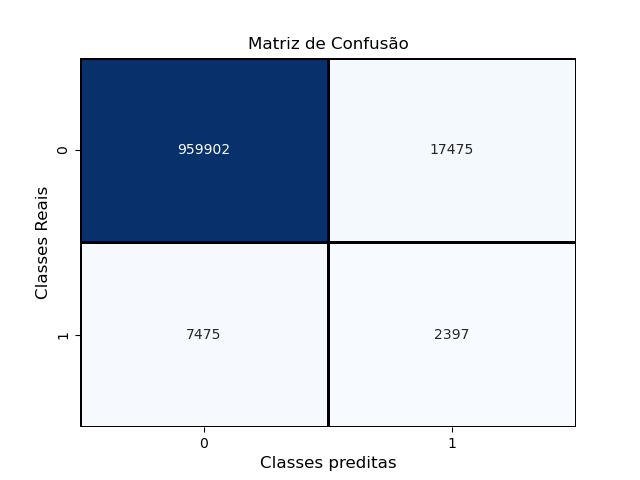

Recreate this plot in Python.
#import os 
#os.environ["tf_gpu_allocator"]="cuda_malloc_async"


from sklearn.model_selection import train_test_split
from sklearn.metrics import confusion_matrix
from sklearn.metrics import accuracy_score
from sklearn.metrics import classification_report

from imblearn.over_sampling import SMOTE

import numpy as np
import matplotlib.pyplot as plt
import pandas as pd

import heapq 
#os.environ["tf_gpu_allocator"]="cuda_malloc_async"



import math
import seaborn as sns


import tensorflow as tf
from tensorflow import keras

from keras.layers import Dense, Input, Dropout, BatchNormalization
from keras.models import Sequential
from keras.utils import to_categorical
from keras.optimizers import Adam






# Enable logging to see which CPU cores or operations are being placed
#tf.debugging.set_log_device_placement(True)
def step_function(x):
    return int(x >= 0) 

BS=256 #Batch SIze
LR=0.0001 #Learning Rate
WT=1000 #weight for VH error in class_weight
L1=100 #Number of units in Hidden Layer 1
L2=100 #Number of units in Hidden Layer 2
L3=100 #Number of units in Hidden Layer 3

CW = {0: 1.0, 1: WT}

per=0.01 #percentagem de VH




#Training Bit
file_path = "training_bit.txt"

with open(file_path, 'r') as myfile:
    data_training = [list(line.strip()) for line in myfile] # Read each line, convert to a list of characters

#Create the DataFrame
X_treinamento_raw = pd.DataFrame(data_training).astype(int)
print(f"X_treinamento:\n{X_treinamento_raw.describe()}\n")


#Validation Bit
file_path = "validation_bit.txt"

with open(file_path, 'r') as myfile:
    data_validation = [list(line.strip()) for line in myfile] # Read each line, convert to a list of characters

#Create the DataFrame
X_validacao = pd.DataFrame(data_validation).astype(int)
print(f"X_validacao:\n{X_validacao.describe()}\n")
X_validacao = np.array(X_validacao)

#Testing Bit
file_path = "testing_bit.txt"

with open(file_path, 'r') as myfile:
    data_testing = [list(line.strip()) for line in myfile] # Read each line, convert to a list of characters

#Create the DataFrame
X_teste = pd.DataFrame(data_testing).astype(int)
print(f"X_teste:\n{X_teste.describe()}\n")
X_teste = np.array(X_teste)




#Training Score
file_path = "training_score.txt"
y_treinamento_unravelled=pd.read_csv(file_path, header=None)
y_treinamento_unravelled.columns=['Score']
print(f"y_treinamento_unravelled:\n{y_treinamento_unravelled.describe()}\n")
y_treinamento=np.ravel(y_treinamento_unravelled)

y_treinamento_ar = heapq.nsmallest(math.floor(per*len(y_treinamento)), y_treinamento.T)
y_treinamento_lim = y_treinamento_ar[math.floor(per*len(y_treinamento))-1]
y_treinamento_VH_raw = [1 if x<=y_treinamento_lim else 0 for x in y_treinamento.T]


smote = SMOTE(random_state=42)
X_treinamento, y_treinamento_VH = smote.fit_resample(X_treinamento_raw, y_treinamento_VH_raw)

X_treinamento = np.array(X_treinamento)
y_treinamento_VH = np.array(y_treinamento_VH)


# Temos 2 classes
# Converter o vetor de rótulos para uma matriz binária
# Alterar o conjunto de dados de rótulos para o formato de string binária 1-de-N (one-hot encoding)
# Teremos uma rede neural com 2 neurônios na camada de saída
#y_treinamento_VH = to_categorical(y_treinamento_VH)


#Validation Score
file_path = "validation_score.txt"
y_validacao_unravelled=pd.read_csv(file_path, header=None)
y_validacao_unravelled.columns=['Score']
print(f"y_validacao_unravelled:\n{y_validacao_unravelled.describe()}\n")
y_validacao=np.ravel(y_validacao_unravelled)

y_validacao_ar = heapq.nsmallest(math.floor(per*len(y_validacao)), y_validacao.T)
y_validacao_lim = y_validacao_ar[math.floor(per*len(y_validacao))-1]
y_validacao_VH = np.array([1 if x<=y_validacao_lim else 0 for x in y_validacao.T])

# Temos 2 classes
# Converter o vetor de rótulos para uma matriz binária
# Alterar o conjunto de dados de rótulos para o formato de string binária 1-de-N (one-hot encoding)
# Teremos uma rede neural com 2 neurônios na camada de saída
#y_validacao_VH = to_categorical(y_validacao_VH)

#Testing Score
file_path = "testing_score.txt"
y_teste_unravelled=pd.read_csv(file_path, header=None)
y_teste_unravelled.columns=['Score']
print(f"y_teste_unravelled:\n{y_teste_unravelled.describe()}\n")
y_teste=np.ravel(y_teste_unravelled)

y_teste_ar = heapq.nsmallest(math.floor(per*len(y_teste)), y_teste.T)
y_teste_lim = y_teste_ar[math.floor(per*len(y_teste))-1]
y_teste_VH = np.array([1 if x<=y_teste_lim else 0 for x in y_teste.T])

# Temos 2 classes
# Converter o vetor de rótulos para uma matriz binária
# Alterar o conjunto de dados de rótulos para o formato de string binária 1-de-N (one-hot encoding)
# Teremos uma rede neural com 2 neurônios na camada de saída
#y_teste_VH = to_categorical(y_teste_VH)






#num_objetos num_colunas
num_objetos, num_colunas = X_treinamento.shape


#Treino teste
#X_treino, X_teste, y_treino, y_teste = train_test_split(previsoes_df, previsoes_VH, test_size = 0.3, random_state = 42)
                                                                  
                                                                  
#Treinamento Validação
#X_treinamento, X_validacao, y_treinamento, y_validacao = train_test_split(X_treino, y_treino, test_size=0.2, random_state=42)


## Topologia da Rede Neural
# - relu:  função de ativação ReLU: f(x) = max(0, x)
# - softmax: cada neurônio de saída receberá uma probabilidade

modelo = Sequential()
modelo.add(Input(shape=(num_colunas,)))
modelo.add(Dense(units=L1,name='camada_escondida_1', activation='relu'))
modelo.add(Dense(units=L2,name='camada_escondida_2', activation='relu'))
modelo.add(Dense(units=L3,name='camada_escondida_3', activation='relu'))
modelo.add(Dense(units=1, name='camada_saida', activation='sigmoid')) #Ou é Virtual hit ou não é


## Parâmetros da Rede Neural
#  optimizer = algoritmo para atualizar os pesos baseado no loss:
#       Ex. 'adam', 'sgd', 'rmsprop'
#  loss = cálculo do erro.
#       Ex.: 'mean_squared_error','categorical_crossentropy', 'binary_crossentropy'
#  metrics = lista de métricas para avaliar o modelo

#custom_adam = Adam(learning_rate=LR)  # Customizando para definir a learning_rate

#sgd_optimizer = keras.optimizers.SGD(learning_rate=0.01, momentum=0.9)

sgd_optimizer = keras.optimizers.SGD(
    learning_rate=LR,
    momentum=0.9,
    nesterov=True,
    weight_decay=1e-4  # Automatically applies L2 penalty to weights
)

modelo.compile(optimizer = sgd_optimizer,
               loss = 'binary_crossentropy',
               metrics = [tf.keras.metrics.Recall()])

modelo.summary()






#Treinamento da Rede Neural

# 150 épocas


# Atenção para o conjunto de validação.

print(f"X_treinamento:\n{X_treinamento}\n")
print(f"y_treinamento_VH:\n{y_treinamento_VH}\n")
print(f"X_validacao:\n{X_validacao}\n")
print(f"y_validacao_VH:\n{y_validacao_VH}\n")

modelo.fit(X_treinamento,
           y_treinamento_VH,
           batch_size = BS,
           epochs = 150,
           class_weight=CW,
           validation_data = (X_validacao, y_validacao_VH))


#Salvar modelo
sv_pth='BS_'+str(BS)+'_LR_'+str(LR)+'_WT_'+str(WT)+'_'+str(L1)+'_'+str(L2)+'_'+str(L3)
#sv_pth='BS_'+str(BS)+'_LR_'+str(LR)+'_WT_'+str(WT)+'_'+str(L1)+'_'+str(L2)+'_'+str(L3)
modelo.save('./Resultados class/'+sv_pth+'/'+sv_pth+'.h5')


#Extração de previsões
previsoes = modelo.predict(X_teste)

y_previsao_matrix = [step_function(t-0.5) for t in previsoes]
y_teste_matrix = [step_function(t-0.5) for t in y_teste_VH]


# Acurácia do Modelo avaliada no Conjunto de Dados de teste:
accuracy = accuracy_score(y_teste_matrix, y_previsao_matrix)
print("Acurácia no conjunto de teste ( previsões Corretas / todas as previsões  ):\n", accuracy)



#Matriz de confusão - tabela com desempenho do modelo
confusao = confusion_matrix(y_teste_matrix, y_previsao_matrix)
print("Matriz de Confusão no Conjunto de Teste (Classes reais x Classes preditas):")

print("Matriz de Confusão")
print(confusao)

# Matriz de Confusão - representação mais informativa e didática
print("\n\n Matriz de Confusão")
sns.heatmap(
    confusao,
    annot=True,          # Show números nas células
    fmt='d',             # Números como inteiros
    cmap='Blues',        # Paleta de cores
    cbar=False,          # Remover barra à direita
    linewidths=1,        # Adicionar borda
    linecolor='black'    # Cor da borda
)
plt.xlabel('Classes preditas', fontsize=12)
plt.ylabel('Classes Reais', fontsize=12)
plt.title('Matriz de Confusão', fontsize=12)
plt.show()

#https://stackoverflow.com/questions/54141663/how-can-i-solve-error-allocation-exceeds-10-of-system-memory-on-keras
